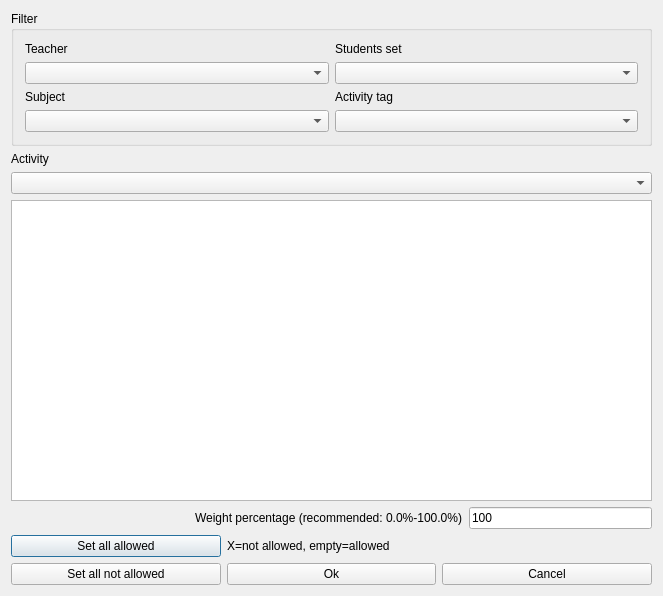
<?xml version="1.0" encoding="UTF-8"?>
<ui version="4.0">
 <class>ModifyConstraintActivityPreferredStartingTimesForm_template</class>
 <widget class="QDialog" name="ModifyConstraintActivityPreferredStartingTimesForm_template">
  <property name="geometry">
   <rect>
    <x>0</x>
    <y>0</y>
    <width>663</width>
    <height>596</height>
   </rect>
  </property>
  <property name="windowTitle">
   <string extracomment="This is the title of the dialog to modify a constraint of this type">Modify activity preferred starting times</string>
  </property>
  <layout class="QGridLayout" name="gridLayout_2">
   <item row="0" column="0">
    <widget class="QGroupBox" name="filterGroupBox">
     <property name="title">
      <string>Filter</string>
     </property>
     <layout class="QGridLayout" name="gridLayout">
      <item row="0" column="0">
       <widget class="QLabel" name="teachersTextLabel">
        <property name="text">
         <string>Teacher</string>
        </property>
        <property name="wordWrap">
         <bool>false</bool>
        </property>
       </widget>
      </item>
      <item row="0" column="1">
       <widget class="QLabel" name="studentsTextLabel">
        <property name="text">
         <string>Students set</string>
        </property>
        <property name="wordWrap">
         <bool>false</bool>
        </property>
       </widget>
      </item>
      <item row="1" column="0">
       <widget class="QComboBox" name="teachersComboBox"/>
      </item>
      <item row="1" column="1">
       <widget class="QComboBox" name="studentsComboBox"/>
      </item>
      <item row="2" column="0">
       <widget class="QLabel" name="subjectsTextLabel">
        <property name="text">
         <string>Subject</string>
        </property>
        <property name="wordWrap">
         <bool>false</bool>
        </property>
       </widget>
      </item>
      <item row="2" column="1">
       <widget class="QLabel" name="activityTagsTextLabel">
        <property name="text">
         <string>Activity tag</string>
        </property>
        <property name="wordWrap">
         <bool>false</bool>
        </property>
       </widget>
      </item>
      <item row="3" column="0">
       <widget class="QComboBox" name="subjectsComboBox"/>
      </item>
      <item row="3" column="1">
       <widget class="QComboBox" name="activityTagsComboBox"/>
      </item>
     </layout>
    </widget>
   </item>
   <item row="1" column="0">
    <layout class="QVBoxLayout" name="activitiesBoxLayout">
     <item>
      <widget class="QLabel" name="activitiesTextLabel">
       <property name="text">
        <string>Activity</string>
       </property>
       <property name="wordWrap">
        <bool>false</bool>
       </property>
      </widget>
     </item>
     <item>
      <widget class="QComboBox" name="activitiesComboBox"/>
     </item>
    </layout>
   </item>
   <item row="2" column="0">
    <widget class="QTableWidget" name="preferredTimesTable"/>
   </item>
   <item row="3" column="0">
    <layout class="QHBoxLayout" name="weightBoxLayout">
     <item>
      <spacer name="spacer3">
       <property name="orientation">
        <enum>Qt::Horizontal</enum>
       </property>
       <property name="sizeType">
        <enum>QSizePolicy::Expanding</enum>
       </property>
       <property name="sizeHint" stdset="0">
        <size>
         <width>101</width>
         <height>20</height>
        </size>
       </property>
      </spacer>
     </item>
     <item>
      <widget class="QLabel" name="weightTextLabel">
       <property name="frameShape">
        <enum>QFrame::NoFrame</enum>
       </property>
       <property name="frameShadow">
        <enum>QFrame::Plain</enum>
       </property>
       <property name="text">
        <string>Weight percentage (recommended: 0.0%-100.0%)</string>
       </property>
       <property name="wordWrap">
        <bool>false</bool>
       </property>
      </widget>
     </item>
     <item>
      <widget class="QLineEdit" name="weightLineEdit">
       <property name="text">
        <string notr="true">100</string>
       </property>
      </widget>
     </item>
    </layout>
   </item>
   <item row="4" column="0">
    <layout class="QGridLayout" name="buttonsGridLayout">
     <item row="0" column="0">
      <widget class="QPushButton" name="setAllAllowedPushButton">
       <property name="text">
        <string>Set all allowed</string>
       </property>
      </widget>
     </item>
     <item row="0" column="1" colspan="2">
      <widget class="QLabel" name="label">
       <property name="text">
        <string extracomment="This is an explanation in a dialog for a constraint. It says that symbol X means that this slot is not allowed, and an empty cell means that the slot is allowed">X=not allowed, empty=allowed</string>
       </property>
      </widget>
     </item>
     <item row="1" column="0">
      <widget class="QPushButton" name="setAllNotAllowedPushButton">
       <property name="text">
        <string>Set all not allowed</string>
       </property>
      </widget>
     </item>
     <item row="1" column="1">
      <widget class="QPushButton" name="okPushButton">
       <property name="text">
        <string>Ok</string>
       </property>
      </widget>
     </item>
     <item row="1" column="2">
      <widget class="QPushButton" name="cancelPushButton">
       <property name="text">
        <string>Cancel</string>
       </property>
      </widget>
     </item>
    </layout>
   </item>
  </layout>
 </widget>
 <layoutdefault spacing="6" margin="11"/>
 <resources/>
 <connections/>
</ui>
